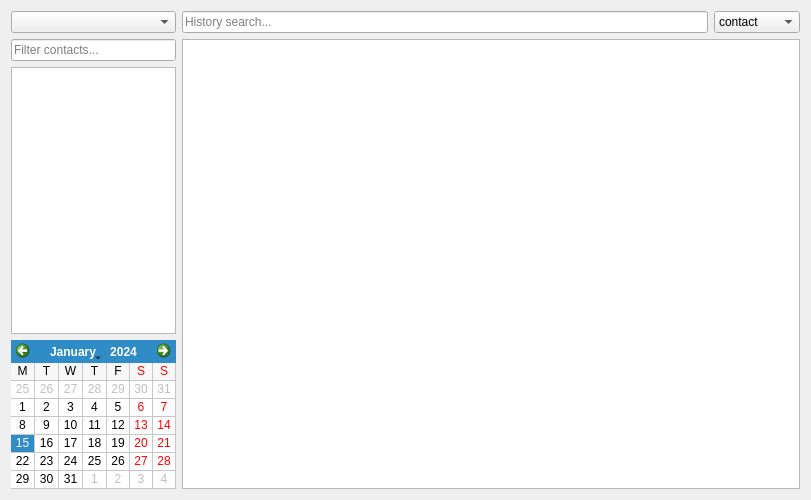
<?xml version="1.0" encoding="UTF-8"?>
<ui version="4.0">
 <class>ChatHistoryWidget</class>
 <widget class="QWidget" name="ChatHistoryWidget">
  <property name="geometry">
   <rect>
    <x>0</x>
    <y>0</y>
    <width>811</width>
    <height>500</height>
   </rect>
  </property>
  <property name="windowTitle">
   <string/>
  </property>
  <layout class="QHBoxLayout" name="horizontalLayout_2">
   <item>
    <layout class="QVBoxLayout" name="verticalLayout">
     <item>
      <widget class="QComboBox" name="AccountBox_">
       <property name="sizePolicy">
        <sizepolicy hsizetype="Preferred" vsizetype="Fixed">
         <horstretch>0</horstretch>
         <verstretch>0</verstretch>
        </sizepolicy>
       </property>
      </widget>
     </item>
     <item>
      <widget class="QLineEdit" name="ContactsSearch_">
       <property name="sizePolicy">
        <sizepolicy hsizetype="Preferred" vsizetype="Fixed">
         <horstretch>0</horstretch>
         <verstretch>0</verstretch>
        </sizepolicy>
       </property>
       <property name="placeholderText">
        <string>Filter contacts...</string>
       </property>
      </widget>
     </item>
     <item>
      <widget class="QTreeView" name="Contacts_">
       <property name="sizePolicy">
        <sizepolicy hsizetype="Preferred" vsizetype="Expanding">
         <horstretch>0</horstretch>
         <verstretch>0</verstretch>
        </sizepolicy>
       </property>
       <attribute name="headerVisible">
        <bool>false</bool>
       </attribute>
      </widget>
     </item>
     <item>
      <widget class="QCalendarWidget" name="Calendar_">
       <property name="sizePolicy">
        <sizepolicy hsizetype="Fixed" vsizetype="Fixed">
         <horstretch>0</horstretch>
         <verstretch>0</verstretch>
        </sizepolicy>
       </property>
       <property name="gridVisible">
        <bool>true</bool>
       </property>
       <property name="horizontalHeaderFormat">
        <enum>QCalendarWidget::SingleLetterDayNames</enum>
       </property>
       <property name="verticalHeaderFormat">
        <enum>QCalendarWidget::NoVerticalHeader</enum>
       </property>
       <property name="navigationBarVisible">
        <bool>true</bool>
       </property>
       <property name="dateEditEnabled">
        <bool>false</bool>
       </property>
      </widget>
     </item>
    </layout>
   </item>
   <item>
    <layout class="QVBoxLayout" name="verticalLayout_2">
     <item>
      <layout class="QHBoxLayout" name="horizontalLayout">
       <item>
        <widget class="QLineEdit" name="HistorySearch_">
         <property name="placeholderText">
          <string>History search...</string>
         </property>
        </widget>
       </item>
       <item>
        <widget class="QComboBox" name="SearchType_">
         <item>
          <property name="text">
           <string>contact</string>
          </property>
         </item>
         <item>
          <property name="text">
           <string>account</string>
          </property>
         </item>
         <item>
          <property name="text">
           <string>everything</string>
          </property>
         </item>
        </widget>
       </item>
      </layout>
     </item>
     <item>
      <widget class="QTextBrowser" name="HistView_">
       <property name="openLinks">
        <bool>false</bool>
       </property>
      </widget>
     </item>
    </layout>
   </item>
  </layout>
 </widget>
 <resources/>
 <connections/>
</ui>
